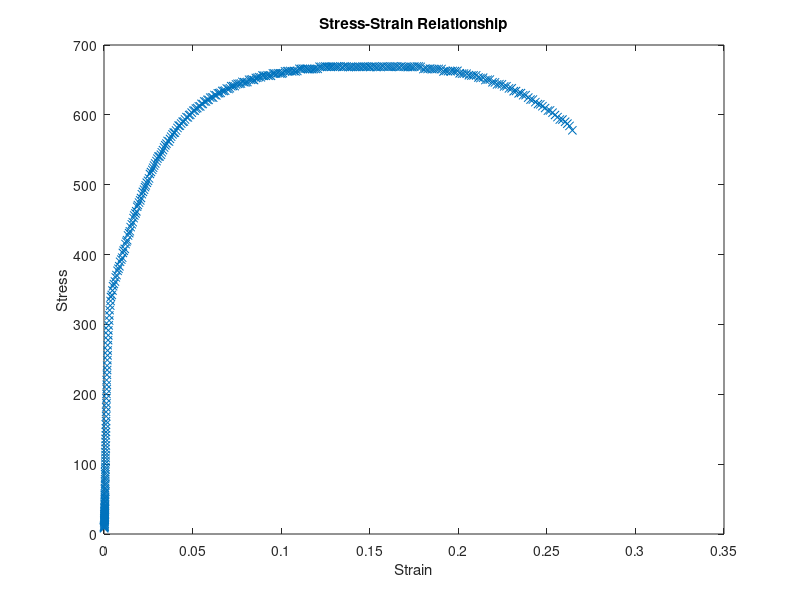

Here is the MATLAB script that generated this plot:
% HW 6 Task 1
% File: HW_6p1_Task1_corniedj.m
% Date: 16 February 2023
% By: Derek Corniello corniedj 
%
% Section: 003
% Team: 041
%
% ELECTRONIC SIGNATURE 
% Derek Corniello
%
% The electronic signature above indicates the script
% submitted for evaluation is my individual work, and I
% have a general understanding of all aspects of its
% development and execution.
%
% A BRIEF DESCRIPTION OF WHAT THE SCRIPT OR FUNCTION DOES
% Stress test module for different materials
Stress = importdata('Stress.txt'); 
Strain = importdata('Strain.txt'); 

plot(Strain, Stress, 'x')
xlabel("Strain")
ylabel("Stress")
title("Stress-Strain Relationship")
hold on

E = [];
for n = 1:100
    E = [E, abs((Stress(n+1) - Stress(n))/(Strain(n+1) - Strain(n)))];
end

sum1 = 0;
for n = 1:length(E)
    sum1 = sum1 + E(n);
end
sum1 = sum1/length(E);

k = [];
H = [];
for n = 101:256
    A = log((Strain(n+1))/(Strain(n)));
    B = log((Stress(n+1))/(Stress(n)));
    k = [k, abs(B/A)];

    C = Stress(n);
    D = Strain(n)^k(n-100);
    H = [H, C/D];
end

sum2 = 0;
for n = 1:length(H)
    sum2 = sum2 + H(n);
end
sum2 = sum2/length(H);

sum3 = 0;
for n = 1:length(k)
    sum3 = sum3 + k(n);
end
sum3 = sum3/length(k);

fprintf("The estimated Young's Modulus, E, is:  %.2f MPa\n", sum1)
fprintf("The estimated Strength Coefficient, H, is:  %.2f MPa\n", sum2)
fprintf("The estimated Strain Hardening Exponent, k, is:  %.2f\n", sum3)